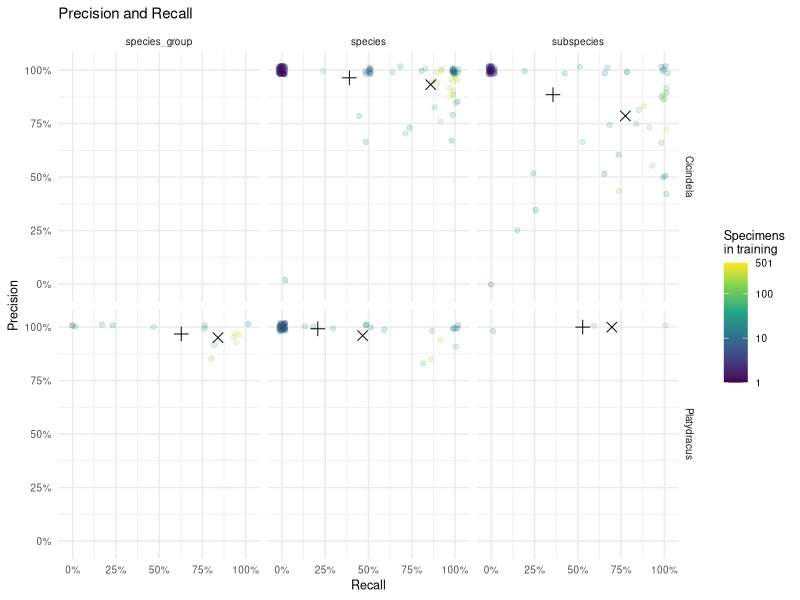
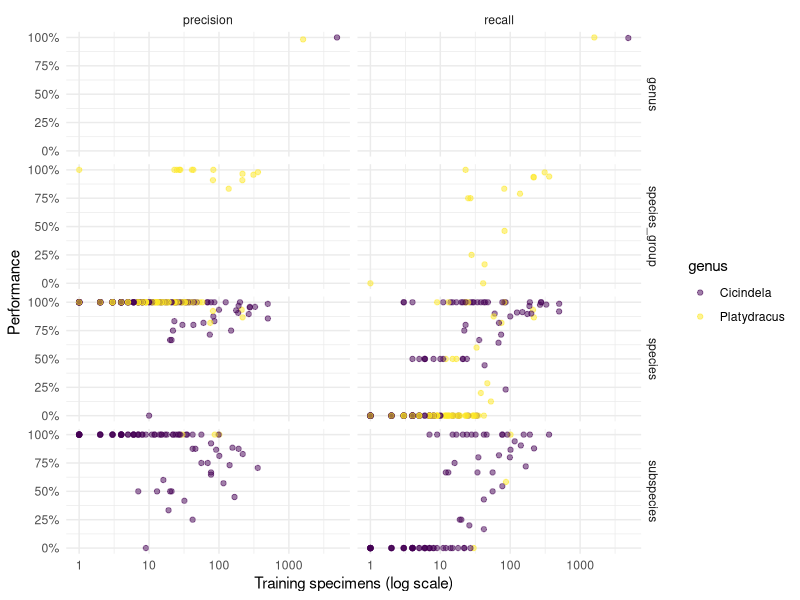
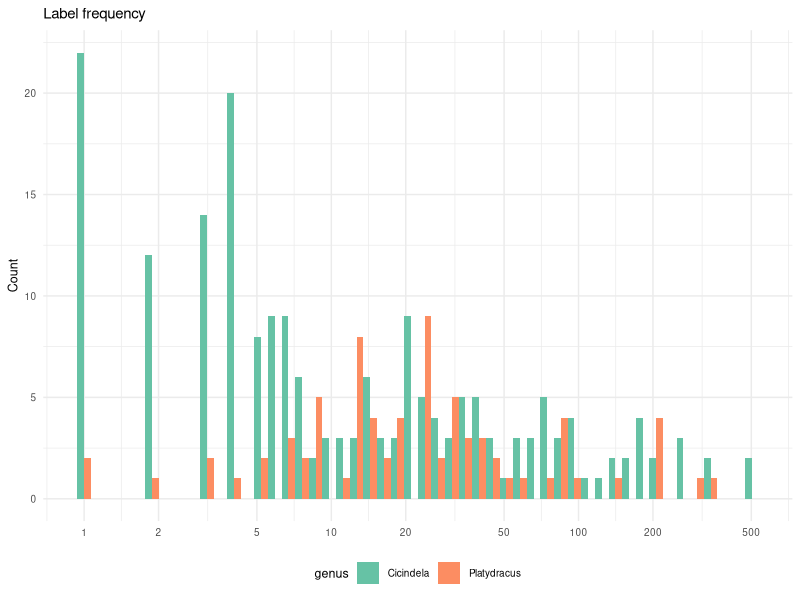
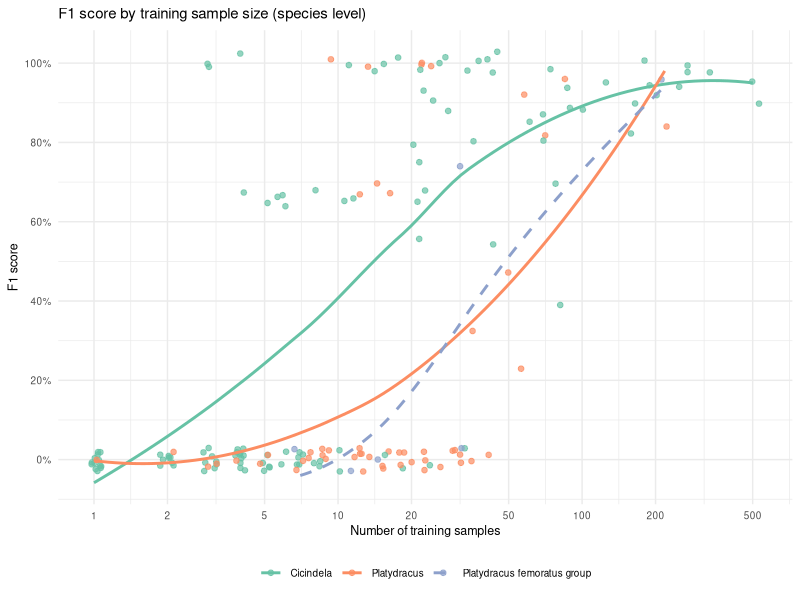
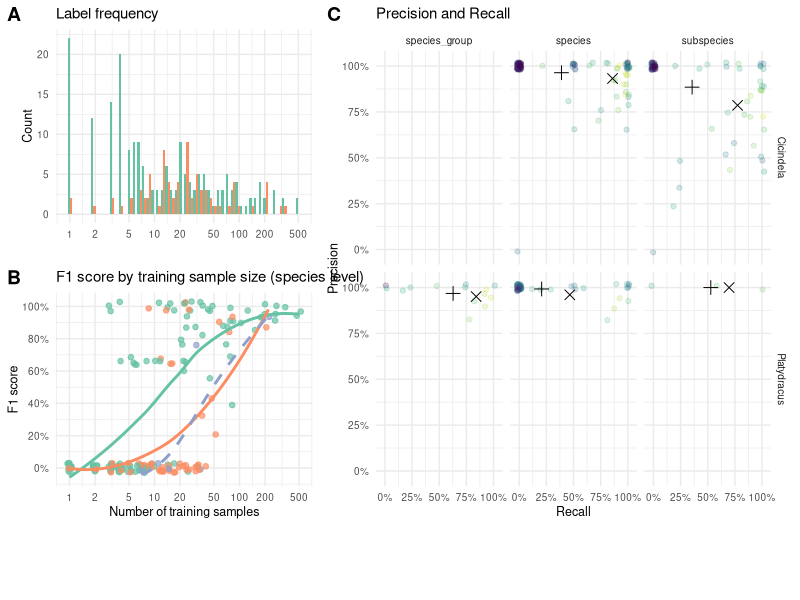
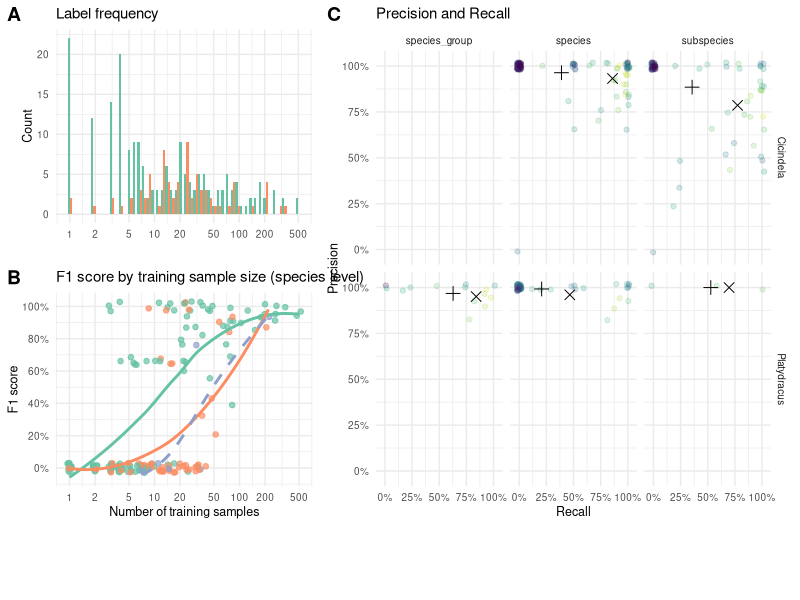
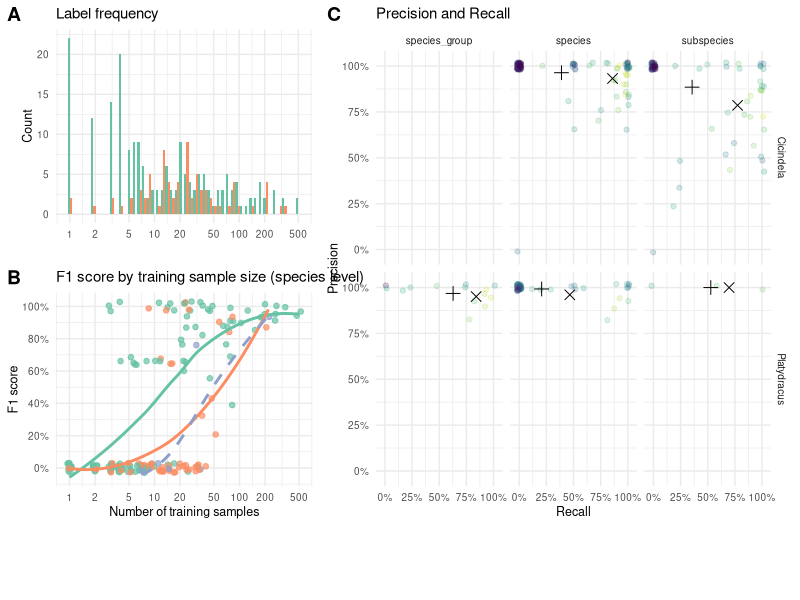

Source code (R) for these figures, in order:
## ---- chunk 1
set.seed(1324)
library(tidyverse)
library(ggthemes)
library(cowplot)
## ---- chunk 2
performance_data <- read_csv("test_results_eva02_large_patch14_448.mim_m38m_ft_in22k_in1k.csv") %>%
  mutate(
    across(starts_with('micro'), ~ .x / 100),
    taxonomic_level = case_when(
      str_detect(Term, "^[A-Z]") ~ "genus",
      str_detect(Term, "^[a-z]+group_") ~ "species_group",
      str_count(Term, "_") == 1 ~ "species",
      TRUE ~ "subspecies"
    ),
    taxonomic_level = factor(taxonomic_level, levels = c("genus", "species_group", "species", "subspecies")),
    f1 = true_positives / (true_positives + (false_positives + false_negatives) / 2)
  ) %>%
  rename(
    taxon = Term,
    precision = micro_precision,
    recall = micro_recall,
    training_specimens = N_train,
    test_specimens = N
  )

glimpse(performance_data)
## ---- chunk 3
species_groups_raw <- read_csv("./species_groups.csv", show_col_types = FALSE)

species_group_map <- species_groups_raw %>%
  mutate(
    parts = str_split(str_trim(full_taxonomy), "\\s+"),
    genus_part = map_chr(parts, 1),
    rest = map_chr(parts, ~ paste(.x[-1], collapse = "_"))
  ) %>%
  filter(genus_part == "Platydracus", rest != "") %>%
  transmute(
    taxon = paste0("platydracus_", rest),
    species_group = str_trim(species_group)
  )

# Propagate species-level group to subspecies rows that aren't listed explicitly.
species_level_map <- species_group_map %>%
  filter(str_count(taxon, "_") == 1) %>%
  rename(species_taxon = taxon, species_group_from_species = species_group)

performance_data <- performance_data %>%
  mutate(
    species_taxon = if_else(
      genus == "Platydracus" & taxonomic_level %in% c("species", "subspecies"),
      str_extract(taxon, "^platydracus_[^_]+"),
      NA_character_
    )
  ) %>%
  left_join(species_group_map, by = "taxon") %>%
  left_join(species_level_map, by = "species_taxon") %>%
  mutate(
    species_group = coalesce(species_group, species_group_from_species)
  ) %>%
  select(-species_taxon, -species_group_from_species)
## ---- chunk 4
calculate_averages <- function(data, ...) {
  data %>%
    group_by(...) %>%
    summarise(
      precision_equal = mean(precision, na.rm = TRUE),
      recall_equal = mean(recall, na.rm = TRUE),
      precision_weighted = weighted.mean(precision, training_specimens, na.rm = TRUE),
      recall_weighted = weighted.mean(recall, training_specimens, na.rm = TRUE),
      n_terms = n(),
      .groups = 'drop'
    )
}
## ---- chunk 5
summary_stats <- calculate_averages(performance_data, genus, taxonomic_level)

plot_averages <- summary_stats %>%
  select(-n_terms) %>%
  pivot_longer(cols = c(-genus, -taxonomic_level), names_to = 'metric') %>%
  mutate(
    weighted = str_detect(metric, '_weighted'),
    metric_clean = str_replace(metric, '^(.+?)_(equal|weighted)$', '\\1')
  ) %>%
  select(-metric) %>%
  pivot_wider(names_from = metric_clean, values_from = value) %>%
  mutate(
    weighting_type = if_else(weighted, "Weighted by specimens", "Equal taxa")
  )

print("Summary Statistics by Genus and Taxonomic Level:")
summary_stats
## ---- chunk 6
plot_data <- performance_data %>%
  filter(taxonomic_level != "genus") %>%
  mutate(taxonomic_level = droplevels(taxonomic_level)) %>%
  arrange(desc(training_specimens))

plot_averages_sub <- plot_averages %>%
  filter(taxonomic_level != "genus") %>%
  mutate(taxonomic_level = droplevels(taxonomic_level))
## ---- chunk 7
precision_recall_plot <- ggplot() +
  geom_jitter(
    data = plot_data,
    aes(y = precision, x = recall, color = training_specimens),
    width = 0.02,
    height = 0.02,
    alpha = 0.2
  ) +
  geom_point(
    data = plot_averages_sub,
    aes(y = precision, x = recall, shape = weighted),
    size = 3
  ) +
  scale_shape_manual(
    values = c(3, 4),
    name = 'Averaging',
    labels = c("taxa", 'specimens'),
    guide = 'none'
  ) +
  scale_color_viridis_c(
    trans = 'log10',
    name = "Specimens\nin training",
    breaks = c(1, 10, 100, max(plot_data$training_specimens))
  ) +
  scale_x_continuous(labels = scales::percent, breaks = seq(0,1,by=.25), limits=c(-0.03,1.03)) +
  scale_y_continuous(labels = scales::percent, breaks = seq(0,1,by=.25), limits=c(-0.03,1.03)) +
  ggtitle("Precision and Recall") +
  xlab("Recall") +
  ylab("Precision") +
  facet_grid(genus ~ taxonomic_level) +
  theme_minimal() +
  theme(text = element_text(size=9))

print(precision_recall_plot)
## ---- chunk 8
training_size_data <- performance_data %>%
  arrange(desc(training_specimens)) %>%
  pivot_longer(
    cols = c("precision", "recall"),
    names_to = "metric",
    values_to = "value"
  )
## ---- chunk 9
training_size_plot <- ggplot(training_size_data) +
  geom_jitter(
    aes(x = training_specimens, y = value, color = genus),
    width = 0,#0.03,
    height = 0,#0.03,
    alpha = 0.5
  ) +
  scale_x_log10() +
  scale_y_continuous(labels = scales::percent) +
  xlab("Training specimens (log scale)") +
  ylab("Performance") +
  scale_colour_viridis_d() +
  facet_grid(taxonomic_level ~ metric) +
  theme_minimal()

print(training_size_plot)
## ---- chunk 10
cat("Dataset Overview:\n")
cat(sprintf("- Total taxa analyzed: %d\n", nrow(performance_data)))

for (g in sort(unique(performance_data$genus))) {
  gdata <- performance_data %>% filter(genus == g)
  cat(sprintf("\n%s (n_terms = %d):\n", g, nrow(gdata)))
  for (lvl in c("genus", "species", "subspecies")) {
    sub <- gdata %>% filter(taxonomic_level == lvl)
    if (nrow(sub) == 0) next
    row <- summary_stats %>% filter(genus == g, taxonomic_level == lvl)
    cat(sprintf("  %-10s  n=%3d  precision (equal)=%.1f%%  recall (equal)=%.1f%%  precision (wt)=%.1f%%  recall (wt)=%.1f%%\n",
                lvl, nrow(sub),
                100 * row$precision_equal, 100 * row$recall_equal,
                100 * row$precision_weighted, 100 * row$recall_weighted))
  }
}
## ---- chunk 11
dist_plot <- ggplot(plot_data) +
  geom_histogram(
    aes(x = training_specimens, fill = genus),
    bins = 50,
    position = "dodge"
  ) +
  scale_fill_brewer(palette = "Set2") +
  scale_x_log10(breaks=c(1,2,5,10,20,50,100,200,500)) +
  ggtitle("Label frequency") +
  xlab(NULL) +
  ylab("Count") +
  theme_minimal() +
  theme(text = element_text(size=9), legend.position = "bottom")

dist_plot
## ---- chunk 12
curve_levels <- c("Cicindela", "Platydracus", "Platydracus femoratus group")

f1_data <- plot_data %>%
  filter(taxonomic_level == "species") %>%
  mutate(
    point_group = case_when(
      genus == "Cicindela" ~ "Cicindela",
      genus == "Platydracus" & species_group == "femoratus" ~ "Platydracus femoratus group",
      genus == "Platydracus" ~ "Platydracus"
    ),
    point_group = factor(point_group, levels = curve_levels)
  )

curve_data <- bind_rows(
  f1_data %>% filter(genus == "Cicindela") %>% mutate(curve_group = "Cicindela"),
  f1_data %>% filter(genus == "Platydracus") %>% mutate(curve_group = "Platydracus"),
  f1_data %>%
    filter(genus == "Platydracus", species_group == "femoratus") %>%
    mutate(curve_group = "Platydracus femoratus group")
) %>%
  mutate(curve_group = factor(curve_group, levels = curve_levels))

set2 <- RColorBrewer::brewer.pal(3, "Set2")
curve_colors <- c(
  "Cicindela"                    = set2[1],
  "Platydracus"                  = set2[2],
  "Platydracus femoratus group"  = set2[3]
)
curve_linetypes <- c(
  "Cicindela"                    = "solid",
  "Platydracus"                  = "solid",
  "Platydracus femoratus group"  = "dashed"
)

f1_plot <- ggplot() +
  geom_jitter(
    data = f1_data,
    aes(x = training_specimens, y = f1, color = point_group),
    width = 0.03,
    height = 0.03,
    alpha = 0.7,
    size = 1.6
  ) +
  geom_smooth(
    data = curve_data,
    aes(x = training_specimens, y = f1,
        color = curve_group, linetype = curve_group),
    method = "loess",
    span = 1.2,
    se = FALSE
  ) +
  scale_x_log10(breaks = c(1, 2, 5, 10, 20, 50, 100, 200, 500)) +
  scale_y_continuous(
    labels = scales::percent,
    breaks = seq(0, 1.00, by = 0.20)
  ) +
  scale_color_manual(
    values = curve_colors,
    breaks = c("Cicindela", "Platydracus", "Platydracus femoratus group"),
    name = NULL
  ) +
  scale_linetype_manual(
    values = curve_linetypes,
    breaks = c("Cicindela", "Platydracus", "Platydracus femoratus group"),
    name = NULL
  ) +
  ggtitle("F1 score by training sample size (species level)") +
  xlab("Number of training samples") +
  ylab("F1 score") +
  theme_minimal() +
  theme(text = element_text(size = 9), legend.position = "bottom")

f1_plot
## ---- chunk 13
f1_data %>%
  filter(genus == "Platydracus", !is.na(species_group)) %>%
  group_by(species_group) %>%
  summarise(
    n_taxa = n(),
    median_f1 = median(f1, na.rm = TRUE),
    mean_f1 = mean(f1, na.rm = TRUE),
    median_train = median(training_specimens),
    .groups = "drop"
  ) %>%
  arrange(median_f1)
## ---- chunk 14
legend_AB <- get_legend(
  f1_plot + theme(
    legend.position = 'bottom',
    legend.box = 'vertical',
    legend.box.spacing = unit(0, 'pt'),
    legend.spacing.y = unit(-4, 'pt'),
    legend.margin = margin(0, 0, 0, 0)
  )
)
legend_C  <- get_legend(
  precision_recall_plot +
    theme(legend.position = 'bottom', legend.box = 'horizontal') +
    guides(color = guide_colorbar(barwidth = 8, barheight = 0.6))
)
## ---- chunk 15
p_AB <- cowplot::plot_grid(
  dist_plot + theme(legend.position = 'none'),
  f1_plot + theme(legend.position = 'none'),
  ncol = 1,
  labels = "AUTO",
  align = 'hv',
  axis = 'lrtb'
)

top_row <- cowplot::plot_grid(
  p_AB,
  precision_recall_plot + theme(legend.position = 'none'),
  rel_widths = c(0.8, 1.2),
  nrow = 1,
  labels = c("", "C")
)

legend_row <- cowplot::plot_grid(
  legend_AB,
  legend_C,
  rel_widths = c(0.8, 1.2),
  nrow = 1
)

p <- cowplot::plot_grid(
  top_row,
  legend_row,
  ncol = 1,
  rel_heights = c(1, 0.14)
)

p
## ---- chunk 16
ggsave(
  filename = 'taxonomy_metrics.pdf',
  plot = p,
  device = 'pdf',
  width = 11,
  height = 5,
  units = 'in',
  useDingbats = FALSE
)

ggsave(
  filename = 'taxonomy_metrics.png',
  plot = p,
  device = 'png',
  width = 11,
  height = 5,
  units = 'in',
  dpi = 300
)
## ---- chunk 17
performance_data %>%
  filter(taxon %in% c("cicindela_sylvicola", "Cicindela", "Platydracus","platydracusgroup_femoratus"))
